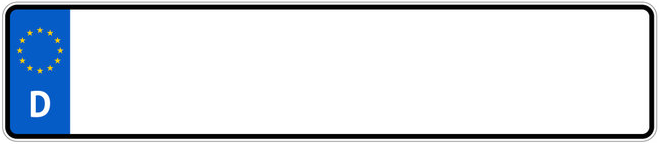
#> input picture .util_train_models/base_img.png, 660 x 144 px
$ python training_data_creator.py
#> lines starting #> are read from the running program, lines starting #| are printed output that depends on the picture
from PIL import Image, ImageDraw, ImageFont
import random
import pandas as pd


# Load resources
font_path = "EuroPlate.ttf"
font_size = 140
font = ImageFont.truetype(font_path, font_size)
image = Image.open("base_img.png").convert("RGBA")
#> image is the input picture: PIL image 660x144 RGBA; mean R, G, B, A 215.4, 221.7, 229.2, 255
draw = ImageDraw.Draw(image)
image_width = image.width
#> image_width = 660

LICENSE_PLATES = pd.read_csv('kennz.csv')
#> (reads .util_train_models/kennz.csv from the repository)

# Spacing
CHAR_SPACING = 5
group_spacing = 20
end_padding = 15
y = 15  # vertical position


def get_short_code():
    return random.choice(LICENSE_PLATES['krz'])

def gen_license_plate():
    image = Image.open("base_img.png").convert("RGBA")
    draw = ImageDraw.Draw(image)
    image_width = image.width
#> image_width = 660
    # Generate plate parts
    city_code = get_short_code()
    letter_group = ''.join(random.choices('ABCDEFGHIJKLMNOPQRSTUVWXYZ', k=random.randint(1, 2)))
    MAX_LETTERS = 8

    number_group = str(random.randint(1, 9999)).zfill(random.randint(1, MAX_LETTERS - len(city_code + letter_group)))

    # ---------- Step 1: Calculate width of right-aligned group ----------
    def get_text_width(text, font, spacing):
        width = 0
        for i, char in enumerate(text):
            bbox = draw.textbbox((0, 0), char, font=font)
            char_width = bbox[2] - bbox[0]
            width += char_width
            if i < len(text) - 1:
                width += spacing
        return width


    # ---------- Step 2: Draw city code ----------
    x = 80  # or whatever left margin you want
    for i, char in enumerate(city_code):
        bbox = draw.textbbox((0, 0), char, font=font)
        char_width = bbox[2] - bbox[0]
        draw.text((x, y), char, font=font, fill="black")
        x += char_width + CHAR_SPACING
#> this loop made 3 passes
#> x on passes 1 to 3: 157, 234, 311
#> after the loop, x = 311

    # Add space between city_code and second group
    x += group_spacing
#> x = 331

    # Optional: add enforcement that `x < start_x_second_group` or adjust dynamically
    letters_fit = False
    while not letters_fit:
        # Width of second group (letter_group + number_group)

        second_group = letter_group + number_group
        second_group_width = get_text_width(second_group, font, CHAR_SPACING)

        # Start X so it ends exactly at (image.width - 15)

        start_x_second_group = image_width - end_padding - second_group_width
        if start_x_second_group < x:
            number_group = number_group[:-1]
        else:
            letters_fit = True
    # ---------- Step 3: Draw second group at aligned position ----------
    x = start_x_second_group
#> x = 346
    for i, char in enumerate(second_group):
        bbox = draw.textbbox((0, 0), char, font=font)
        char_width = bbox[2] - bbox[0]
        draw.text((x, y), char, font=font, fill="black")
        x += char_width + CHAR_SPACING
#> this loop made 4 passes
#> (char, bbox, char_width, x) on passes 1 to 4: ('B', (0, 8, 72, 109), 72, 423), ('Z', (0, 8, 72, 109), 72, 500), ('7', (0, 9, 70, 109), 70, 575), ('9', (0, 8, 70, 109), 70, 650)
#> after the loop, x = 650

    # Save
    image.save(f"outputs/{city_code}-{letter_group} {number_group}.png")
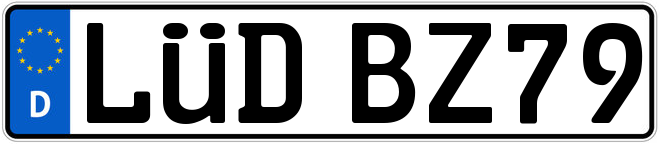
#> saved as LÜD-BZ 79.png: PIL image 660x144 RGBA; mean R, G, B, A 153.6, 159.9, 167.4, 255

number_plates = 1000
for i in range(number_plates):
    gen_license_plate()
